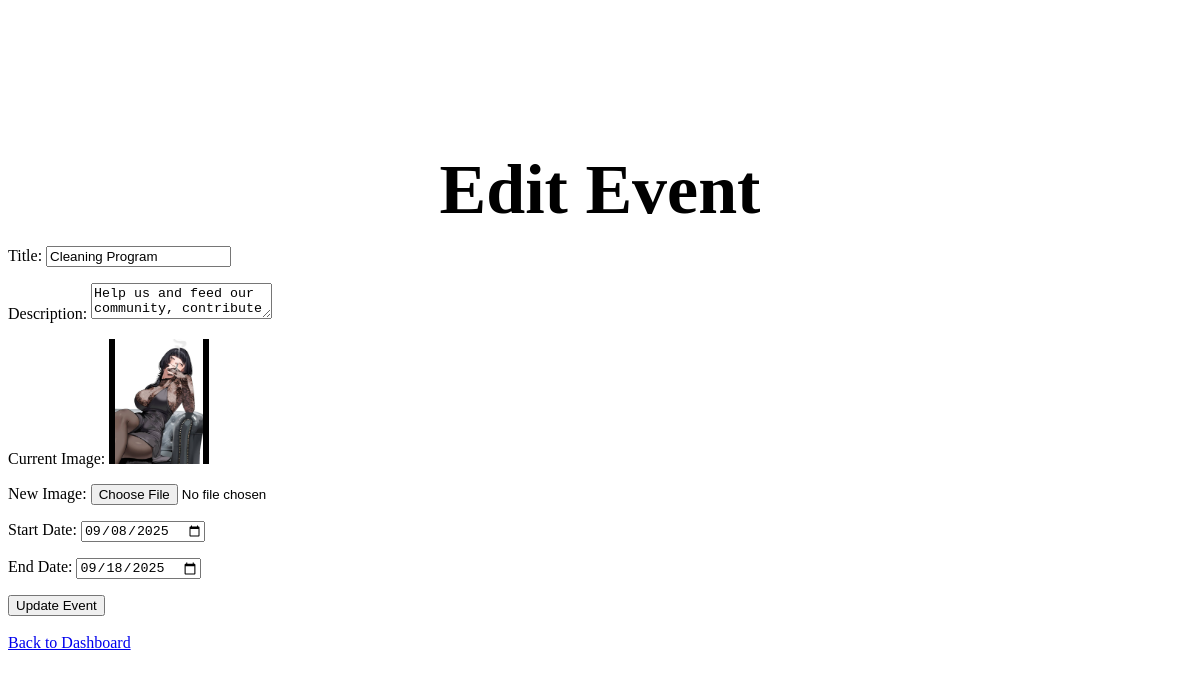
/edit_event.php?id=13 (signed in), run on the app's committed database.
### tables this page shows
CREATE TABLE `events` (
  `id` int(11) NOT NULL,
  `title` varchar(255) NOT NULL,
  `description` text NOT NULL,
  `image` varchar(255) NOT NULL,
  `start_date` date DEFAULT NULL,
  `end_date` date DEFAULT NULL
);

### edit_event.php (the view, shortened to what this page needs)
<?php
include 'db_connection.php';
if (isset($_GET['id'])) {
    $event_id = intval($_GET['id']);
    $result = $conn->query("SELECT * FROM events WHERE id = $event_id");
    $event = $result->fetch_assoc();
}
?>
<!DOCTYPE html>
<html lang="en">
<head>
    <link rel="stylesheet" href="design.css">
</head>
<body>
    <h1>Edit Event</h1>
    <form method="post" enctype="multipart/form-data">
        <p>Title: <input type="text" name="title" value="<?php echo htmlspecialchars($event['title']); ?>" required></p>
        <p>Description: <textarea name="description" required><?php echo htmlspecialchars($event['description']); ?></textarea></p>
        <p>Current Image: <img src="uploads/<?php echo $event['image']; ?>" width="100"></p>
        <p>New Image: <input type="file" name="image"></p>
        <p>Start Date: <input type="date" name="start_date" value="<?php echo $event['start_date']; ?>" required></p>
        <p>End Date: <input type="date" name="end_date" value="<?php echo $event['end_date']; ?>" required></p>
        <button type="submit">Update Event</button>
    </form>
    <br>
    <a href="admin_dashboard.php">Back to Dashboard</a>
</body>
</html>

### design.css (style rules this page uses)
h1 { margin-top: 150px; text-align: center; font-size: 70px; font-family: "Inria Serif", serif; margin-bottom: 0px; }

### data on the page
events: title "Cleaning Program", description "Help us and feed our community, contribute", image (picture), start_date "09/08/2025", end_date "09/18/2025"
